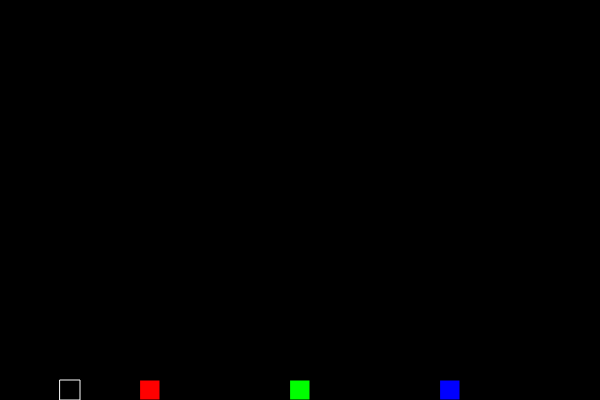
Frame 1 (no input)
Frame 60 (no input): identical to frame 1, image omitted
Frame 120 (the mouse pressed at the canvas centre since frame 60): identical to frame 1, image omitted

The p5.js sketch that drew this single still picture (run headless with seeded random() and noise() and a simulated clock; from frame 60 on, the mouse is pressed at the canvas centre):

// p5.js sketch
// ── sketch.js
var col = {
  r: 0,
  g: 0,
  b: 0
}

function setup() {
  createCanvas(600, 400);
  background(0);

  fill(255, 0, 0);
  rectMode(CENTER);
  rect(150, 390, 20, 20);

  fill(0, 255, 0);
  rectMode(CENTER);
  rect(300, 390, 20, 20);

  fill(0, 0, 255);
  rectMode(CENTER);
  rect(450, 390, 20, 20);

  stroke(255);
  fill(0);
  rectMode(CENTER);
  rect(70, 390, 20, 20);

  // stroke(255);
  // strokeWeight(2);
  // fill(0);
  // ellipse(530, 390, 20, 20);

}

function draw() {

  if (mouseX > 60 && mouseX < 80) {
    if (mouseY > 380) {
      col.r = 0;
      col.g = 0;
      col.b = 0;
    }
  }

  if (mouseX > 140 && mouseX < 160) {
    if (mouseY > 380) {
      col.r = 255;
    }
  }
  if (mouseX > 290 && mouseX < 310) {
    if (mouseY > 380) {
      col.g = 255;
    }
  }
  if (mouseX > 440 && mouseX < 460) {
    if (mouseY > 380) {
      col.b = 255;
    }
  }

  if (mouseIsPressed) {
    fill(col.r, col.g, col.b);
    noStroke();
    if (mouseY > 370) {
      noFill();
    }
    ellipse(mouseX, mouseY, 24, 24);
  }

  // function keyPressed(){
  //   background(0);
  // }

}
